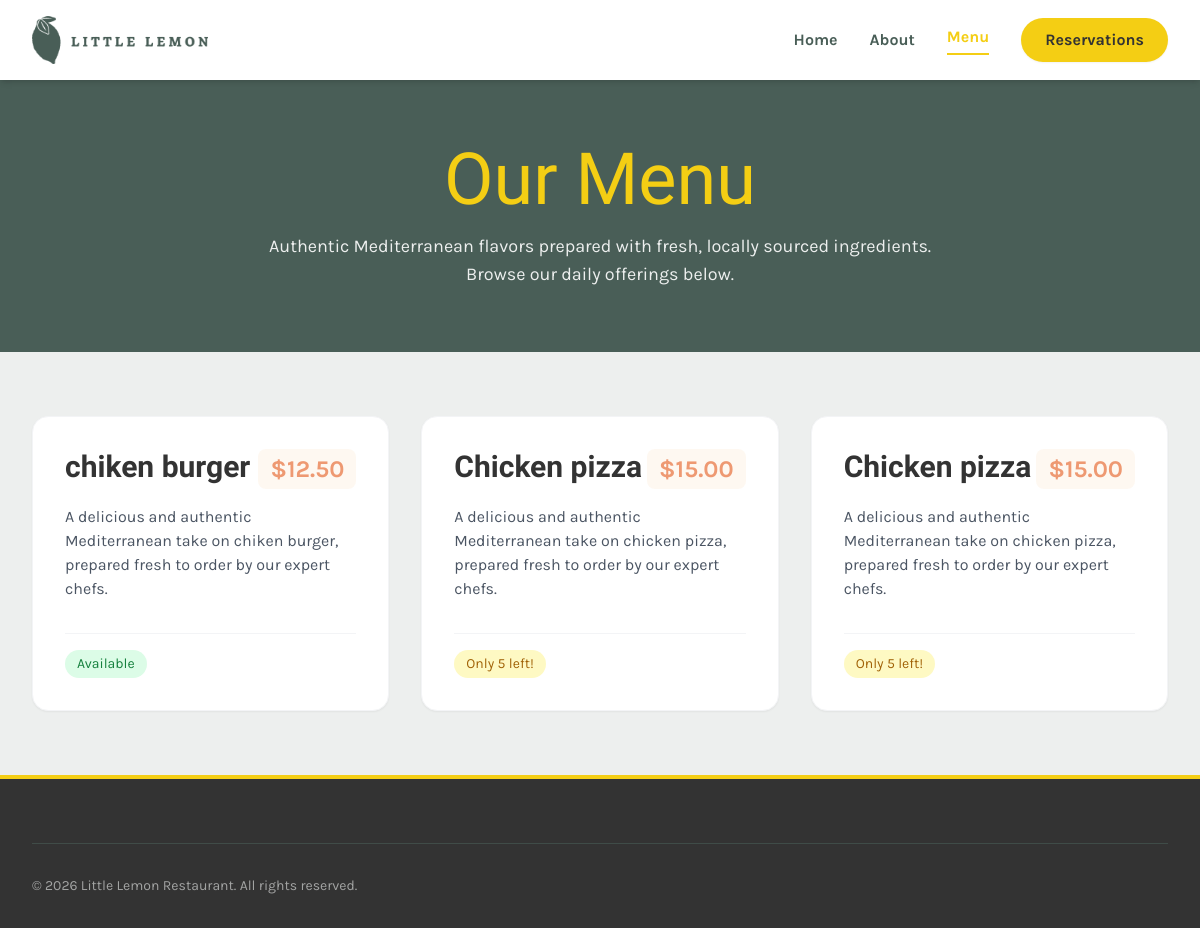
/restaurant/menu-page/, run on an earlier commit of the app's database.
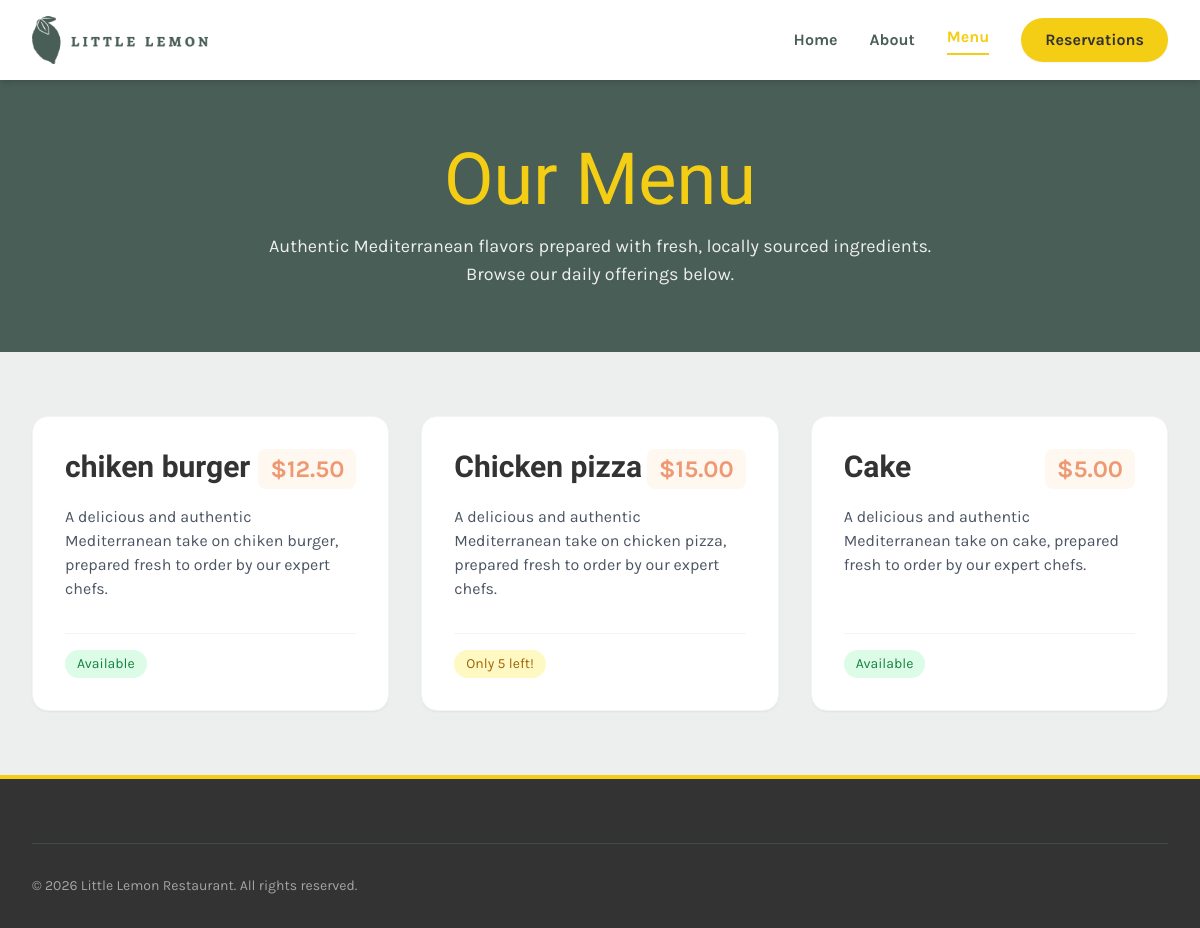
And on a later commit of the database.
### restaurant/models.py (models this page shows, shortened)
class Menu(models.Model):
    Title = models.CharField(max_length=255)
    Price = models.DecimalField(max_digits=10, decimal_places=2)
    Inventory = models.IntegerField()

### restaurant/views.py (the view)
# urls.py: path('menu-page/', views.menu, name='menu'),
def menu(request):
    menu_data = Menu.objects.all()
    return render(request, 'menu.html', {"menu_data": menu_data})

### templates/menu.html (shortened to what this page needs)
{% load static %}
<!DOCTYPE html>
<html lang="en">
<head>
    <script src="https://cdn.tailwindcss.com"></script>
</head>
<body class="font-body bg-brandGray text-brandDark antialiased flex flex-col min-h-screen">
    <nav class="bg-white shadow-md sticky top-0 z-50">
        <div class="max-w-7xl mx-auto px-4 sm:px-6 lg:px-8">
            <div class="flex justify-between items-center h-20">
                <div class="flex-shrink-0 flex items-center">
                    <a href="{% url 'home' %}">
                        <img class="h-12 w-auto" src="{% static 'restaurant/logo.png' %}" alt="Little Lemon Logo" onerror="this.src='https://placehold.co/200x60?text=Little+Lemon'">
                    </a>
                </div>
                <div class="hidden md:flex space-x-8 items-center">
                    <a href="{% url 'home' %}" class="text-brandGreen font-bold hover:text-brandYellow transition duration-200">Home</a>
                    <a href="{% url 'home' %}#about" class="text-brandGreen font-bold hover:text-brandYellow transition duration-200">About</a>
                    <a href="{% url 'menu' %}" class="text-brandYellow font-bold border-b-2 border-brandYellow pb-1">Menu</a>
                    <a href="{% url 'book' %}" class="bg-brandYellow text-brandDark px-6 py-2.5 rounded-full font-bold shadow-sm hover:shadow-md hover:-translate-y-0.5 transition-all duration-200">Reservations</a>
                </div>
            </div>
        </div>
    </nav>
    <header class="bg-brandGreen py-16">
        <div class="max-w-7xl mx-auto px-4 sm:px-6 lg:px-8 text-center">
            <h1 class="font-heading text-5xl md:text-7xl text-brandYellow mb-4">Our Menu</h1>
            <p class="font-body text-lg text-white/90 max-w-2xl mx-auto">
                Authentic Mediterranean flavors prepared with fresh, locally sourced ingredients.
                Browse our daily offerings below.
            </p>
        </div>
    </header>
    <main class="flex-grow max-w-7xl mx-auto px-4 sm:px-6 lg:px-8 py-16">
        <div class="grid grid-cols-1 md:grid-cols-2 lg:grid-cols-3 gap-8">
            {% for item in menu_data %}
            <div class="bg-white p-8 rounded-2xl shadow-sm border border-gray-100 hover:shadow-xl hover:-translate-y-1 transition-all duration-300 group flex flex-col">
                <div class="flex justify-between items-start mb-4">
                    <h3 class="font-heading text-3xl font-bold text-brandDark group-hover:text-brandGreen transition-colors">{{ item.Title }}</h3>
                    <span class="text-brandSalmon font-bold text-2xl bg-brandPeach/20 px-3 py-1 rounded-lg">
                        ${{ item.Price }}
                    </span>
                </div>
                <p class="font-body text-gray-600 mb-8 flex-grow">
                    A delicious and authentic Mediterranean take on {{ item.Title|lower }}, prepared fresh to order by our expert chefs.
                </p>
                <div class="flex justify-between items-center pt-4 border-t border-gray-100 mt-auto">
                    <span class="text-sm font-body px-3 py-1 rounded-full
                        {% if item.Inventory > 5 %} bg-green-100 text-green-700
                        {% elif item.Inventory > 0 %} bg-yellow-100 text-yellow-700
                        {% else %} bg-red-100 text-red-700 {% endif %}">
                        {% if item.Inventory > 5 %} Available
                        {% elif item.Inventory > 0 %} Only {{ item.Inventory }} left!
                        {% else %} Sold Out
                        {% endif %}
                    </span>
                </div>
            </div>
            {% endfor %}
        </div>
    </main>
    <footer class="bg-brandDark text-brandGray pt-16 pb-8 border-t-4 border-brandYellow">
        <div class="max-w-7xl mx-auto px-4 sm:px-6 lg:px-8">
            <div class="border-t border-brandGreen pt-8 flex flex-col md:flex-row justify-between items-center text-sm opacity-60">
                <p>&copy; 2026 Little Lemon Restaurant. All rights reserved.</p>
            </div>
        </div>
    </footer>
</body>
</html>

What changed in the data, as far as the page shows it:
removed Menu: Title "Chicken pizza", Price "15.00", Title "chicken pizza", Inventory "5"
added Menu: Title "Cake", Price "5.00", Title "cake", Inventory "Available"
